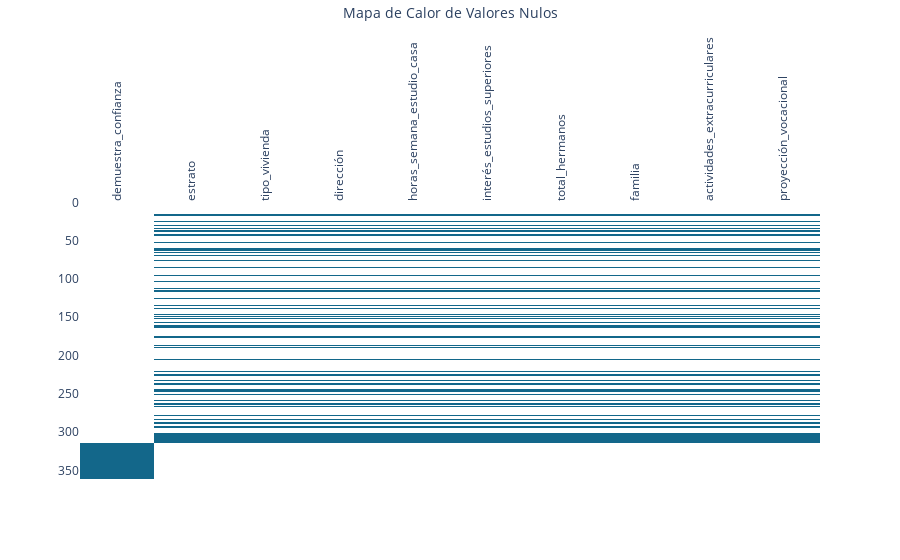

This figure's notebook cell:
### Code cell
eda.plot_null_heatmap(df)

### Figure 1 — Plotly figure (JSON) as saved in the notebook; plotly's stock layout.template omitted (floating-point values rounded to 4 significant figures; data arrays with more than 128 entries replaced by an {"elided": "..."} marker saying what was removed)
{"data": [{"coloraxis": "coloraxis", "hovertemplate": "Mapa de Calor de Valores Nulos: %{x}<br>y: %{y}<br>color: %{z}<extra></extra>", "name": "0", "type": "heatmap", "x": ["demuestra_confianza", "estrato", "tipo_vivienda", "dirección", "horas_semana_estudio_casa", "interés_estudios_superiores", "total_hermanos", "familia", "actividades_extracurriculares", "proyección_vocacional"], "xaxis": "x", "y": {"elided": "363 int values"}, "yaxis": "y", "z": {"elided": "363x10 int values"}}], "layout": {"coloraxis": {"colorscale": [[0, "white"], [1, "#13678A"]], "showscale": false}, "margin": {"t": 60}, "xaxis": {"anchor": "y", "constrain": "domain", "domain": [0, 1], "scaleanchor": "y", "side": "top", "tickangle": -90, "title": {"text": "Mapa de Calor de Valores Nulos"}}, "yaxis": {"anchor": "x", "autorange": "reversed", "constrain": "domain", "domain": [0, 1]}}}
